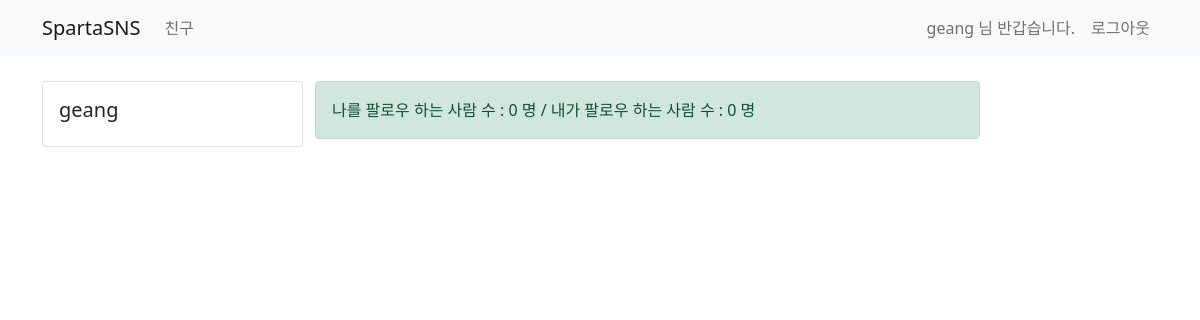
Before: /user/ (signed in) with the older database file.
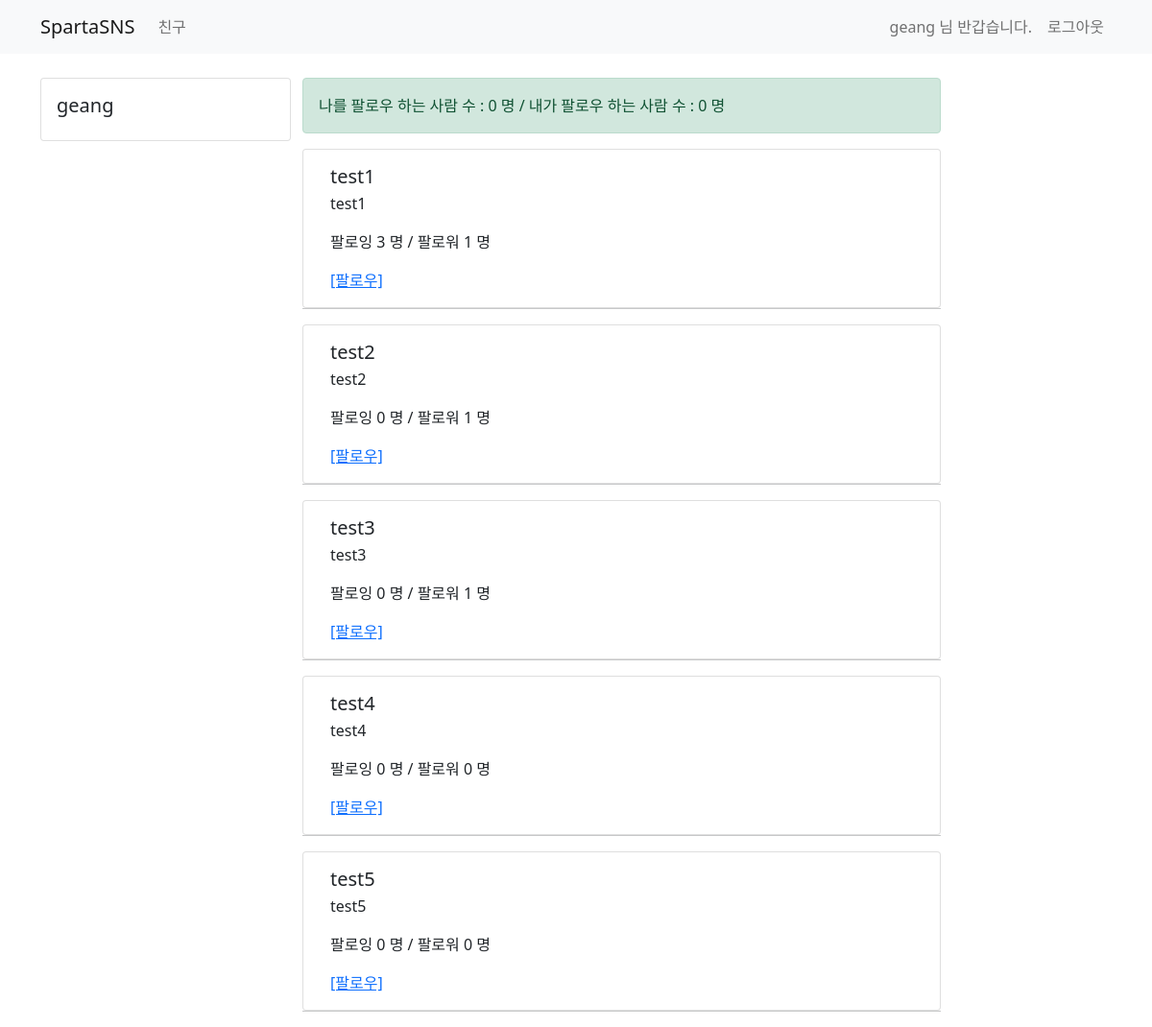
After: the same page with the newer database file.
### user/models.py (models this page shows)
class UserModel(AbstractUser):
    class Meta:
        db_table = "my_user"
    bio = models.CharField(max_length=256, default='')
    follow = models.ManyToManyField(settings.AUTH_USER_MODEL, related_name='followee')

### user/views.py (the view)
# urls.py: path('user/', views.user_view, name='user-list'),
@login_required
def user_view(request):
    if request.method == 'GET':
        user_list = UserModel.objects.all().exclude(username=request.user.username)
        return render(request, 'user/user_list.html', {'user_list': user_list})

### templates/user/user_list.html (shortened to what this page needs)
{% extends 'base.html' %}
{% block content %}
    <div class="container timeline-container">
        <div class="row">
            <div class="col-md-3">
                <div class="card">
                    <div class="card-body">
                        <h5 class="card-title">{{ user.username }}</h5>
                    </div>
                </div>
            </div>
            <div class="col-md-7">
                <div class="row">
                    <div class="alert alert-success" role="alert">
                        나를 팔로우 하는 사람 수 : {{ user.followee.count }} 명 / 내가 팔로우 하는 사람 수 : {{ user.follow.count }} 명
                    </div>
                </div>
                <div class="row">
                    {% for ul in user_list %}
                        <div class="card">
                            <div class="card-body">
                                <h5 class="card-title">{{ ul.username }}</h5>
                                <p class="card-text">
                                    {{ ul.bio }}
                                </p>
                                <p class="card-text">
                                    팔로잉 {{ ul.follow.count }} 명 / 팔로워 {{ ul.followee.count }} 명
                                </p>
                                {% if ul in user.follow.all %}
                                    <a href="/user/follow/{{ ul.id }}" class="card-link">[팔로우 취소]</a>
                                {% else %}
                                    <a href="/user/follow/{{ ul.id }}" class="card-link">[팔로우]</a>
                                {% endif %}
                            </div>
                        </div>
                        <hr>
                    {% endfor %}
                </div>
            </div>
            <div class="col-md-2"></div>
        </div>
    </div>
{% endblock %}

### templates/base.html (shortened to what this page needs)
<!DOCTYPE html>
<html lang="en">
<head>
    <link href="https://cdn.jsdelivr.net/npm/bootstrap@5.0.0-beta3/dist/css/bootstrap.min.css" rel="stylesheet"
>
</head>
<body>
<nav class="navbar navbar-expand-lg navbar-light bg-light">
    <div class="container">
        <a class="navbar-brand" href="/">SpartaSNS</a>
        {% if  user.is_authenticated %}
            <div class="collapse navbar-collapse" id="navbarSupportedContent">
                <ul class="navbar-nav mr-auto">
                    <li class="nav-item">
                        <a class="nav-link" href="/user"> 친구 </a>
                    </li>
                </ul>
            </div>
        {% endif %}
        <form class="form-inline my-2 my-lg-0">
            {% if not user.is_authenticated %}
                <ul class="navbar-nav mr-auto">
                    <li class="nav-item active">
                        <a class="nav-link" href="/sign-in"> Sign In <span class="sr-only"></span></a>
                    </li>
                    <li class="nav-item active">
                        <a class="nav-link" href="/sign-up"> Sign Up <span class="sr-only"></span></a>
                    </li>
                </ul>
            {% else %}
                <ul class="navbar-nav mr-auto">
                    <li class="nav-item disabled">
                         <span class="nav-link">
                             {{ user.username }} 님 반갑습니다.
                         </span>
                    </li>
                    <li class="nav-item active">
                        <a class="nav-link" href="/logout"> 로그아웃 </a>
                    </li>
                </ul>
            {% endif %}
        </form>
    </div>
</nav>
{% block content %}
{% endblock %}
</body>
</html>

### templates/base.html (style rules this page uses)
.timeline-container { margin-top: 25px }

Changed rows visible on the page:
added UserModel: username "test1", bio "test1", follow.count "3", followee.count "1"
added UserModel: username "test2", bio "test2", follow.count "0", followee.count "1"
added UserModel: username "test3", bio "test3", follow.count "0", followee.count "1"
added UserModel: username "test4", bio "test4", follow.count "0", followee.count "0"
added UserModel: username "test5", bio "test5", follow.count "0", followee.count "0"
